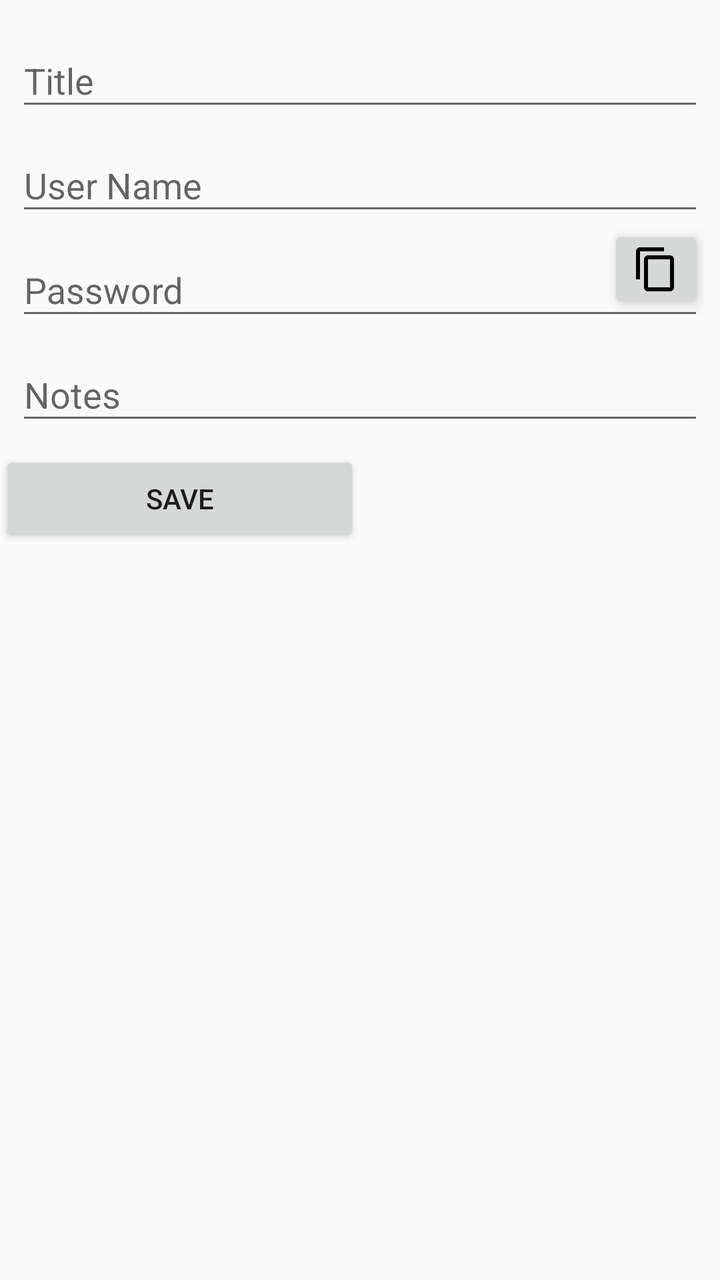
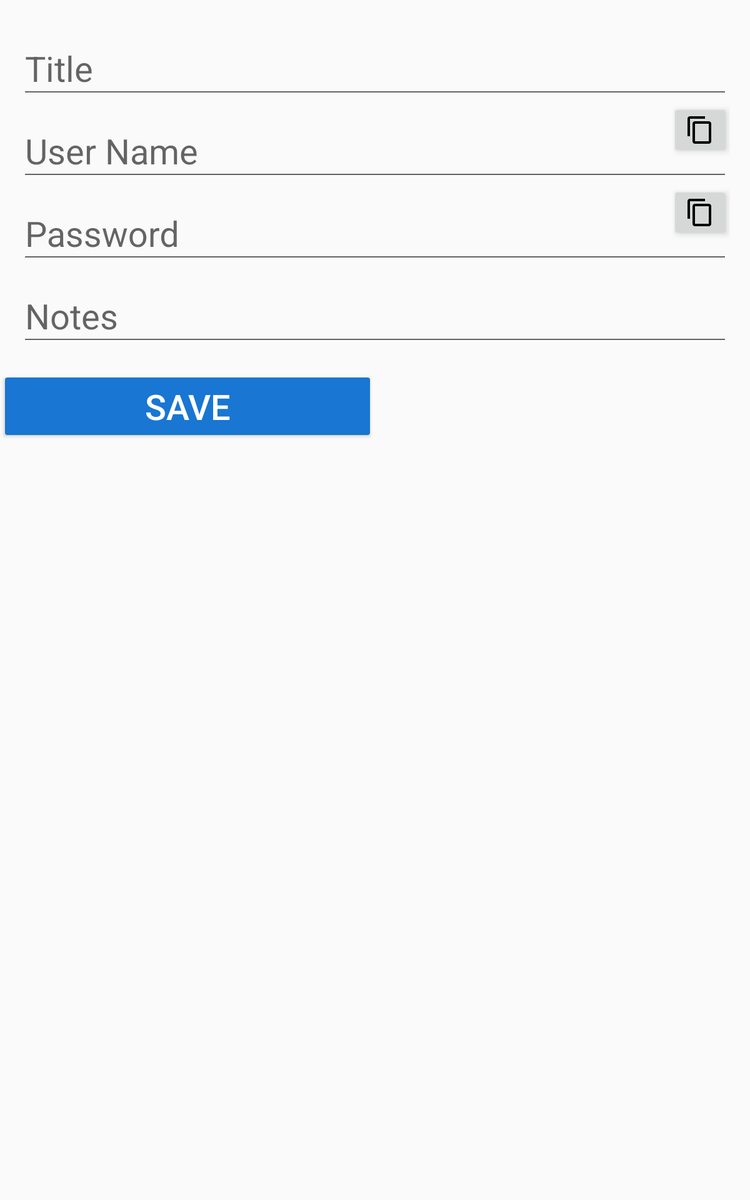

Two renders of one Android screen. The first uses the default layout on a phone; the second uses the alternative layout the repository ships for a different screen configuration, on a matching device. The two XML files are below.
<!-- AndroidManifest.xml: application theme AppTheme -->
<!-- res/layout/fragment_password_detail.xml -->
<?xml version="1.0" encoding="utf-8"?>
<ScrollView
    xmlns:android="http://schemas.android.com/apk/res/android"
    xmlns:app="http://schemas.android.com/apk/res-auto"
    android:layout_width="match_parent"
    android:layout_height="match_parent">
<LinearLayout xmlns:android="http://schemas.android.com/apk/res/android"
    xmlns:app="http://schemas.android.com/apk/res-auto"
    android:layout_width="match_parent"
    android:layout_height="wrap_content"
    android:orientation="vertical">

    <LinearLayout
        android:id="@+id/ll_container"
        android:layout_width="match_parent"
        android:layout_height="wrap_content"
        android:layout_margin="8dp"
        android:orientation="vertical">

        <android.support.design.widget.TextInputLayout
            android:id="@+id/et_layout_title"
            android:layout_width="match_parent"

            android:layout_height="wrap_content">

            <android.support.design.widget.TextInputEditText
                android:id="@+id/et_title"
                android:layout_width="match_parent"
                android:layout_height="wrap_content"
                android:hint="Title"

                android:inputType="text" />

        </android.support.design.widget.TextInputLayout>

        <android.support.design.widget.TextInputLayout
            android:layout_width="match_parent"
            android:layout_height="wrap_content">

            <android.support.design.widget.TextInputEditText
                android:id="@+id/et_user_name"
                android:layout_width="match_parent"
                android:layout_height="wrap_content"
                android:hint="User Name"
                android:inputType="text" />

        </android.support.design.widget.TextInputLayout>

        <RelativeLayout
            android:layout_width="match_parent"
            android:layout_height="wrap_content"
            android:orientation="horizontal">

            <android.support.design.widget.TextInputLayout
                android:id="@+id/et_layout_password"
                android:layout_width="match_parent"
                android:layout_height="wrap_content">

                <android.support.design.widget.TextInputEditText
                    android:id="@+id/et_password"
                    android:layout_width="match_parent"
                    android:layout_height="wrap_content"
                    android:hint="Password"
                    android:inputType="textVisiblePassword" />


            </android.support.design.widget.TextInputLayout>

            <ImageButton
                android:layout_width="wrap_content"
                android:layout_height="wrap_content"
                android:layout_alignRight="@+id/et_layout_password"
                android:id="@+id/img_btn_clipboard"
                android:src="@drawable/ic_content_copy_black_24dp"
                android:elevation="4dp"


               />
        </RelativeLayout>

        <android.support.design.widget.TextInputLayout
            android:layout_width="match_parent"
            android:layout_height="wrap_content">

            <android.support.design.widget.TextInputEditText
                android:id="@+id/et_notes"
                android:layout_width="match_parent"
                android:layout_height="wrap_content"

                android:hint="Notes" />

        </android.support.design.widget.TextInputLayout>


    </LinearLayout>

    <LinearLayout
        android:id="@+id/ll_save"
        android:layout_width="match_parent"
        android:layout_height="wrap_content"
        android:orientation="horizontal"
        android:weightSum="2">

        <Button
            android:id="@+id/bt_save"
            android:layout_width="0dp"
            android:layout_height="wrap_content"
            android:layout_weight="1"
            android:text="Save" />

        <Button
            android:layout_width="0dp"
            android:layout_height="wrap_content"
            android:layout_weight="1"
            android:visibility="invisible" />

    </LinearLayout>

    <LinearLayout
        android:id="@+id/ll_update"
        android:layout_width="match_parent"
        android:layout_height="wrap_content"
        android:orientation="horizontal"
        android:visibility="gone"
        android:weightSum="2">

        <Button
            android:id="@+id/bt_update"
            android:layout_width="0dp"
            android:layout_height="wrap_content"
            android:layout_weight="1"
            android:text="Update" />

        <Button
            android:id="@+id/bt_delete"
            android:layout_width="0dp"
            android:layout_height="wrap_content"
            android:layout_weight="1"
            android:text="Delete" />

    </LinearLayout>

</LinearLayout>
</ScrollView>
<!-- resources referenced by this layout -->
<resources>
  <!-- drawable ic_content_copy_black_24dp (drawable) -->
  <vector android:height="24dp" android:tint="#FF000000"
      android:viewportHeight="24.0" android:viewportWidth="24.0"
      android:width="24dp" xmlns:android="http://schemas.android.com/apk/res/android">
      <path android:fillColor="#FF000000" android:pathData="M16,1L4,1c-1.1,0 -2,0.9 -2,2v14h2L4,3h12L16,1zM19,5L8,5c-1.1,0 -2,0.9 -2,2v14c0,1.1 0.9,2 2,2h11c1.1,0 2,-0.9 2,-2L21,7c0,-1.1 -0.9,-2 -2,-2zM19,21L8,21L8,7h11v14z"/>
  </vector>
  <style name="AppTheme" parent="Theme.AppCompat.Light.DarkActionBar">
          
          <item name="colorPrimary">@color/colorPrimary</item>
          <item name="colorPrimaryDark">@color/colorPrimaryDark</item>
          <item name="colorAccent">@color/colorAccent</item>
  
          <item name="android:itemTextAppearance">@style/myCustomMenuTextApearance</item>
          <item name="android:itemBackground">@color/white</item>
      </style>
  <color name="colorPrimary">#2196F3</color>
  <color name="colorPrimaryDark">#1976D2</color>
  <color name="colorAccent">@color/colorPrimaryDark</color>
  <style name="myCustomMenuTextApearance" parent="@android:style/TextAppearance.Widget.IconMenu.Item">
          <item name="android:textColor">@android:color/black</item>
          <item name="android:textSize">12sp</item>
          <item name="android:colorBackground">@color/white</item>
      </style>
  <color name="white">#FFFFFF</color>
</resources>
<!-- res/layout-sw600dp/fragment_password_detail.xml (the repository's variant of the layout above) -->
<!-- drawn on a 7-inch tablet held upright -->
<?xml version="1.0" encoding="utf-8"?>
<ScrollView xmlns:android="http://schemas.android.com/apk/res/android"
    xmlns:app="http://schemas.android.com/apk/res-auto"
    android:layout_width="match_parent"
    android:layout_height="match_parent">

    <LinearLayout xmlns:android="http://schemas.android.com/apk/res/android"
        xmlns:app="http://schemas.android.com/apk/res-auto"
        android:layout_width="match_parent"
        android:layout_height="wrap_content"
        android:orientation="vertical">

        <LinearLayout
            android:id="@+id/ll_container"
            android:layout_width="match_parent"
            android:layout_height="wrap_content"
            android:layout_margin="16dp"
            android:orientation="vertical">

            <android.support.design.widget.TextInputLayout
                android:id="@+id/et_layout_title"
                android:layout_width="match_parent"
                android:hint="Title"
                android:layout_height="wrap_content">

                <android.support.design.widget.TextInputEditText
                    android:id="@+id/et_title"
                    android:layout_width="match_parent"
                    android:layout_height="wrap_content"

                    android:textSize="28sp"

                    android:inputType="text" />

            </android.support.design.widget.TextInputLayout>

            <RelativeLayout
                android:layout_width="match_parent"
                android:layout_height="wrap_content"
                android:orientation="horizontal">

                <android.support.design.widget.TextInputLayout
                    android:id="@+id/et_layout_user_name"
                    android:layout_width="match_parent"
                    android:hint="User Name"
                    android:layout_height="wrap_content">

                    <android.support.design.widget.TextInputEditText
                        android:id="@+id/et_user_name"
                        android:layout_width="match_parent"
                        android:layout_height="wrap_content"

                        android:textSize="28sp"
                        android:inputType="text" />

                </android.support.design.widget.TextInputLayout>

                <ImageButton
                    android:id="@+id/img_btn_clipboard1"
                    android:layout_width="wrap_content"
                    android:layout_height="wrap_content"
                    android:layout_alignRight="@+id/et_layout_user_name"
                    android:elevation="4dp"
                    android:src="@drawable/ic_content_copy_black_24dp"
                    style="@style/Widget.AppCompat.ImageButton"


                    />
            </RelativeLayout>

            <RelativeLayout
                android:layout_width="match_parent"
                android:layout_height="wrap_content"
                android:orientation="horizontal">

                <android.support.design.widget.TextInputLayout
                    android:id="@+id/et_layout_password"
                    android:layout_width="match_parent"
                    android:layout_height="wrap_content"
                    android:hint="Password">

                    <android.support.design.widget.TextInputEditText
                        android:id="@+id/et_password"
                        android:layout_width="match_parent"
                        android:layout_height="wrap_content"

                        android:textSize="28sp"
                        android:inputType="textVisiblePassword" />


                </android.support.design.widget.TextInputLayout>

                <ImageButton
                    android:id="@+id/img_btn_clipboard"
                    android:layout_width="wrap_content"
                    android:layout_height="wrap_content"
                    android:layout_alignRight="@+id/et_layout_password"
                    android:elevation="4dp"
                    android:textSize="28sp"
                    android:src="@drawable/ic_content_copy_black_24dp"


                    />
            </RelativeLayout>

            <android.support.design.widget.TextInputLayout
                android:layout_width="match_parent"
                android:layout_height="wrap_content"
                android:hint="Notes" >

                <android.support.design.widget.TextInputEditText
                    android:id="@+id/et_notes"
                    android:layout_width="match_parent"
                    android:layout_height="wrap_content"
                    android:textSize="28sp"
               />

            </android.support.design.widget.TextInputLayout>


        </LinearLayout>

        <LinearLayout
            android:id="@+id/ll_save"
            android:layout_width="match_parent"
            android:layout_height="wrap_content"
            android:orientation="horizontal"
            android:weightSum="2">

            <Button
                android:id="@+id/bt_save"
                android:layout_width="0dp"
                android:layout_height="wrap_content"
                android:layout_weight="1"
                style="@style/Widget.AppCompat.Button.Colored"
                android:textColor="@color/white"
                android:textSize="28sp"
                android:text="Save" />

            <Button
                android:layout_width="0dp"
                android:layout_height="wrap_content"
                android:layout_weight="1"

                android:visibility="invisible" />

        </LinearLayout>

        <LinearLayout
            android:id="@+id/ll_update"
            android:layout_width="match_parent"
            android:layout_height="wrap_content"
            android:orientation="horizontal"
            android:visibility="gone"
            android:weightSum="2">

            <Button
                android:id="@+id/bt_update"
                android:layout_width="0dp"
                android:layout_height="wrap_content"
                android:layout_weight="1"
                android:text="Update"
                android:textSize="28sp"
                style="@style/Widget.AppCompat.Button.Colored"
                android:textColor="@color/white"/>

            <Button
                android:id="@+id/bt_delete"
                android:layout_width="0dp"
                android:layout_height="wrap_content"
                android:layout_weight="1"
                android:text="Delete"
                android:textSize="28sp"
                style="@style/Widget.AppCompat.Button.Colored"
                android:textColor="@color/white"/>


        </LinearLayout>
        <TextView
            android:layout_width="wrap_content"
            android:layout_height="match_parent"
            android:layout_gravity="end"
            android:id="@+id/tv_last_updated"
            android:gravity="end"
            android:textSize="28sp"
            android:layout_margin="4dp"
            />

    </LinearLayout>
</ScrollView>
<!-- resources referenced by the variant -->
<!-- as a 7-inch tablet held upright resolves them -->
<resources>
  <color name="white">#FFFFFF</color>
  <!-- drawable ic_content_copy_black_24dp (drawable) -->
  <vector android:height="24dp" android:tint="#FF000000"
      android:viewportHeight="24.0" android:viewportWidth="24.0"
      android:width="24dp" xmlns:android="http://schemas.android.com/apk/res/android">
      <path android:fillColor="#FF000000" android:pathData="M16,1L4,1c-1.1,0 -2,0.9 -2,2v14h2L4,3h12L16,1zM19,5L8,5c-1.1,0 -2,0.9 -2,2v14c0,1.1 0.9,2 2,2h11c1.1,0 2,-0.9 2,-2L21,7c0,-1.1 -0.9,-2 -2,-2zM19,21L8,21L8,7h11v14z"/>
  </vector>
  <style name="AppTheme" parent="Theme.AppCompat.Light.DarkActionBar">
          
          <item name="colorPrimary">@color/colorPrimary</item>
          <item name="colorPrimaryDark">@color/colorPrimaryDark</item>
          <item name="colorAccent">@color/colorAccent</item>
  
          <item name="android:itemTextAppearance">@style/myCustomMenuTextApearance</item>
          <item name="android:itemBackground">@color/white</item>
      </style>
  <color name="colorPrimary">#2196F3</color>
  <color name="colorPrimaryDark">#1976D2</color>
  <color name="colorAccent">@color/colorPrimaryDark</color>
  <style name="myCustomMenuTextApearance" parent="@android:style/TextAppearance.Widget.IconMenu.Item">
          <item name="android:textColor">@android:color/black</item>
          <item name="android:textSize">12sp</item>
          <item name="android:colorBackground">@color/white</item>
      </style>
</resources>
